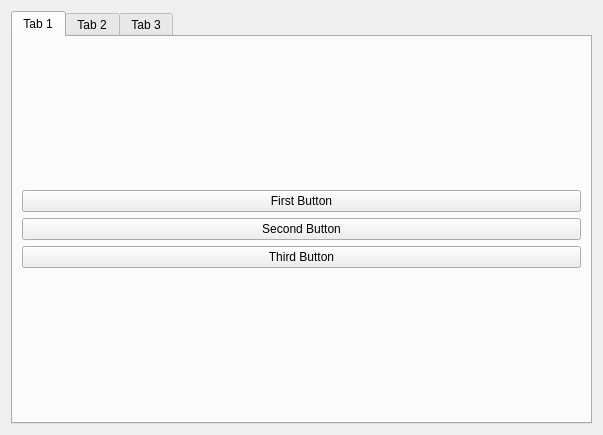
<?xml version="1.0" encoding="UTF-8"?>
<ui version="4.0">
 <class>Widget</class>
 <widget class="QWidget" name="Widget">
  <property name="geometry">
   <rect>
    <x>0</x>
    <y>0</y>
    <width>603</width>
    <height>435</height>
   </rect>
  </property>
  <property name="windowTitle">
   <string>Widget</string>
  </property>
  <layout class="QHBoxLayout" name="horizontalLayout">
   <item>
    <widget class="QTabWidget" name="tabWidget">
     <property name="currentIndex">
      <number>0</number>
     </property>
     <widget class="QWidget" name="first_tab">
      <attribute name="title">
       <string>Tab 1</string>
      </attribute>
      <layout class="QVBoxLayout" name="verticalLayout_2">
       <item>
        <layout class="QVBoxLayout" name="verticalLayout">
         <item>
          <widget class="QPushButton" name="pushButton">
           <property name="text">
            <string>First Button</string>
           </property>
          </widget>
         </item>
         <item>
          <widget class="QPushButton" name="pushButton_2">
           <property name="text">
            <string>Second Button</string>
           </property>
          </widget>
         </item>
         <item>
          <widget class="QPushButton" name="pushButton_3">
           <property name="text">
            <string>Third Button</string>
           </property>
          </widget>
         </item>
        </layout>
       </item>
      </layout>
     </widget>
     <widget class="QWidget" name="second_tab">
      <attribute name="title">
       <string>Tab 2</string>
      </attribute>
      <layout class="QVBoxLayout" name="verticalLayout_3">
       <item>
        <widget class="QLineEdit" name="lineEdit"/>
       </item>
      </layout>
     </widget>
     <widget class="QWidget" name="third_tab">
      <attribute name="title">
       <string>Tab 3</string>
      </attribute>
      <layout class="QVBoxLayout" name="verticalLayout_4">
       <item>
        <widget class="QTimeEdit" name="timeEdit"/>
       </item>
       <item>
        <widget class="QDateTimeEdit" name="dateTimeEdit"/>
       </item>
       <item>
        <widget class="QDateEdit" name="dateEdit"/>
       </item>
      </layout>
     </widget>
    </widget>
   </item>
  </layout>
 </widget>
 <resources/>
 <connections/>
</ui>
